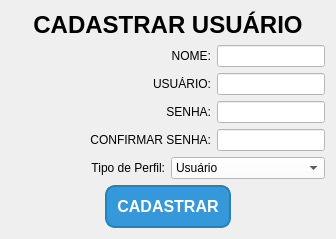
        <widget class="QWidget" name="pq_Cadastro">
         <layout class="QGridLayout" name="gridLayout_5">
          <item row="0" column="0">
           <widget class="QLabel" name="label_8">
            <property name="sizePolicy">
             <sizepolicy hsizetype="Preferred" vsizetype="Fixed">
              <horstretch>0</horstretch>
              <verstretch>0</verstretch>
             </sizepolicy>
            </property>
            <property name="text">
             <string>&lt;html&gt;&lt;head/&gt;&lt;body&gt;&lt;p align=&quot;center&quot;&gt;&lt;span style=&quot; font-size:18pt; font-weight:600;&quot;&gt;CADASTRAR USUÁRIO&lt;/span&gt;&lt;/p&gt;&lt;/body&gt;&lt;/html&gt;</string>
            </property>
           </widget>
          </item>
          <item row="1" column="0">
           <layout class="QHBoxLayout" name="horizontalLayout">
            <item>
             <widget class="QLabel" name="label_9">
              <property name="sizePolicy">
               <sizepolicy hsizetype="Minimum" vsizetype="Fixed">
                <horstretch>0</horstretch>
                <verstretch>0</verstretch>
               </sizepolicy>
              </property>
              <property name="minimumSize">
               <size>
                <width>200</width>
                <height>0</height>
               </size>
              </property>
              <property name="text">
               <string>NOME:</string>
              </property>
              <property name="alignment">
               <set>Qt::AlignRight|Qt::AlignTrailing|Qt::AlignVCenter</set>
              </property>
             </widget>
            </item>
            <item>
             <widget class="QLineEdit" name="lineEdit">
              <property name="sizePolicy">
               <sizepolicy hsizetype="Expanding" vsizetype="Fixed">
                <horstretch>0</horstretch>
                <verstretch>0</verstretch>
               </sizepolicy>
              </property>
              <property name="styleSheet">
               <string notr="true">background-color: rgb(255, 255, 255);</string>
              </property>
             </widget>
            </item>
           </layout>
          </item>
          <item row="2" column="0">
           <layout class="QHBoxLayout" name="horizontalLayout_4">
            <item>
             <widget class="QLabel" name="label_13">
              <property name="sizePolicy">
               <sizepolicy hsizetype="Preferred" vsizetype="Fixed">
                <horstretch>0</horstretch>
                <verstretch>0</verstretch>
               </sizepolicy>
              </property>
              <property name="minimumSize">
               <size>
                <width>200</width>
                <height>0</height>
               </size>
              </property>
              <property name="text">
               <string>USUÁRIO:</string>
              </property>
              <property name="alignment">
               <set>Qt::AlignRight|Qt::AlignTrailing|Qt::AlignVCenter</set>
              </property>
             </widget>
            </item>
            <item>
             <widget class="QLineEdit" name="lineEdit_2">
              <property name="sizePolicy">
               <sizepolicy hsizetype="Expanding" vsizetype="Fixed">
                <horstretch>0</horstretch>
                <verstretch>0</verstretch>
               </sizepolicy>
              </property>
              <property name="styleSheet">
               <string notr="true">background-color: rgb(255, 255, 255);</string>
              </property>
             </widget>
            </item>
           </layout>
          </item>
          <item row="3" column="0">
           <layout class="QHBoxLayout" name="horizontalLayout_5">
            <item>
             <widget class="QLabel" name="label_14">
              <property name="sizePolicy">
               <sizepolicy hsizetype="Preferred" vsizetype="Fixed">
                <horstretch>0</horstretch>
                <verstretch>0</verstretch>
               </sizepolicy>
              </property>
              <property name="minimumSize">
               <size>
                <width>200</width>
                <height>0</height>
               </size>
              </property>
              <property name="text">
               <string>SENHA:</string>
              </property>
              <property name="alignment">
               <set>Qt::AlignRight|Qt::AlignTrailing|Qt::AlignVCenter</set>
              </property>
             </widget>
            </item>
            <item>
             <widget class="QLineEdit" name="lineEdit_3">
              <property name="sizePolicy">
               <sizepolicy hsizetype="Expanding" vsizetype="Fixed">
                <horstretch>0</horstretch>
                <verstretch>0</verstretch>
               </sizepolicy>
              </property>
              <property name="styleSheet">
               <string notr="true">background-color: rgb(255, 255, 255);</string>
              </property>
              <property name="echoMode">
               <enum>QLineEdit::Password</enum>
              </property>
             </widget>
            </item>
           </layout>
          </item>
          <item row="4" column="0">
           <layout class="QHBoxLayout" name="horizontalLayout_6">
            <item>
             <widget class="QLabel" name="label_15">
              <property name="sizePolicy">
               <sizepolicy hsizetype="Preferred" vsizetype="Fixed">
                <horstretch>0</horstretch>
                <verstretch>0</verstretch>
               </sizepolicy>
              </property>
              <property name="minimumSize">
               <size>
                <width>200</width>
                <height>0</height>
               </size>
              </property>
              <property name="text">
               <string>CONFIRMAR SENHA:</string>
              </property>
              <property name="alignment">
               <set>Qt::AlignRight|Qt::AlignTrailing|Qt::AlignVCenter</set>
              </property>
             </widget>
            </item>
            <item>
             <widget class="QLineEdit" name="lineEdit_4">
              <property name="sizePolicy">
               <sizepolicy hsizetype="Expanding" vsizetype="Fixed">
                <horstretch>0</horstretch>
                <verstretch>0</verstretch>
               </sizepolicy>
              </property>
              <property name="styleSheet">
               <string notr="true">background-color: rgb(255, 255, 255);</string>
              </property>
              <property name="echoMode">
               <enum>QLineEdit::Password</enum>
              </property>
             </widget>
            </item>
           </layout>
          </item>
          <item row="5" column="0">
           <layout class="QHBoxLayout" name="horizontalLayout_7">
            <item>
             <widget class="QLabel" name="label_16">
              <property name="sizePolicy">
               <sizepolicy hsizetype="Preferred" vsizetype="Fixed">
                <horstretch>0</horstretch>
                <verstretch>0</verstretch>
               </sizepolicy>
              </property>
              <property name="text">
               <string>Tipo de Perfil:</string>
              </property>
              <property name="alignment">
               <set>Qt::AlignRight|Qt::AlignTrailing|Qt::AlignVCenter</set>
              </property>
             </widget>
            </item>
            <item>
             <widget class="QComboBox" name="comboBox">
              <property name="sizePolicy">
               <sizepolicy hsizetype="Preferred" vsizetype="Fixed">
                <horstretch>0</horstretch>
                <verstretch>0</verstretch>
               </sizepolicy>
              </property>
              <property name="styleSheet">
               <string notr="true">background-color: rgb(255, 255, 255);</string>
              </property>
              <item>
               <property name="text">
                <string>Usuário</string>
               </property>
              </item>
              <item>
               <property name="text">
                <string>Administrador</string>
               </property>
              </item>
             </widget>
            </item>
           </layout>
          </item>
          <item row="6" column="0">
           <layout class="QHBoxLayout" name="horizontalLayout_3">
            <item>
             <widget class="QLabel" name="label_17">
              <property name="sizePolicy">
               <sizepolicy hsizetype="Preferred" vsizetype="Fixed">
                <horstretch>0</horstretch>
                <verstretch>0</verstretch>
               </sizepolicy>
              </property>
              <property name="text">
               <string/>
              </property>
             </widget>
            </item>
            <item>
             <widget class="QPushButton" name="pushButton_14">
              <property name="styleSheet">
               <string notr="true">QPushButton {
    background-color: #3498db;       /* Azul claro */
    color: white;                    /* Cor do texto */
    border-radius: 10px;             /* Bordas arredondadas */
    padding: 10px;                   /* Espaçamento interno */
    font-size: 16px;                 /* Tamanho da fonte */
    font-weight: bold;               /* Texto em negrito */
    border: 2px solid #2980b9;       /* Borda com outra cor */
}

QPushButton:hover {
    background-color: #2980b9;       /* Cor ao passar o mouse */
}

QPushButton:pressed {
    background-color: #1c5d7a;       /* Cor ao pressionar o botão */
}
</string>
              </property>
              <property name="text">
               <string>CADASTRAR</string>
              </property>
             </widget>
            </item>
            <item>
             <widget class="QLabel" name="label_18">
              <property name="sizePolicy">
               <sizepolicy hsizetype="Preferred" vsizetype="Fixed">
                <horstretch>0</horstretch>
                <verstretch>0</verstretch>
               </sizepolicy>
              </property>
              <property name="text">
               <string/>
              </property>
             </widget>
            </item>
           </layout>
          </item>
         </layout>
        </widget>
